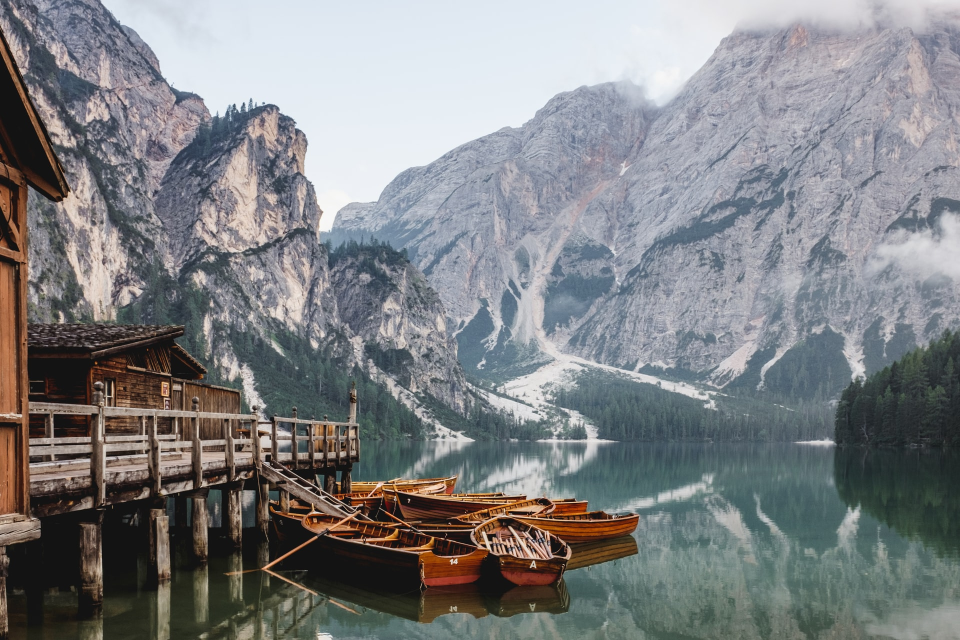
#> input picture test/Esonero2/compilato/216656/figure1.jpg, 1920 x 1280 px (shown at 1/2 size)
$ jupyter execute --allow-errors esonero2.ipynb
#> lines starting #> are read from the running program, lines starting #| are printed output that depends on the picture
### test/Esonero2/compilato/216656/utils.py
import os
import numpy as np
import matplotlib
import matplotlib.pyplot as plt
import matplotlib.colors as colors
from matplotlib import image as mp_image
from matplotlib.colors import ListedColormap, LinearSegmentedColormap
from matplotlib import cm
from scipy.ndimage import convolve, correlate, filters
from scipy import misc, ndimage


img_src = './data/'


# [5 lines left out: function img_show, not called in this run]


def img_info(image):
    print(image.shape, image.dtype, type(image))


def get_contrast(img):
    return np.max(img * 255) - np.min(img * 255)


# [4 lines left out: function base_stats, not called in this run]


def rgb2gray(rgb):
    return np.dot(rgb[..., :3], [0.2989, 0.5870, 0.1140])


def normalize(img):
    return (img - np.min(img)) / (np.max(img) - np.min(img))

### test/Esonero2/compilato/216656/esonero2.ipynb
# Esonero 2 - 17 Maggio 2021

Completare i seguenti esercizi tramite uno o più blocchi di codice descrivendo le operazioni effettuate

# Esercizio 1

Data la seguente immagine, costruire la feature pyramid di gaussiane e descrivere il procedimento

[cell 1]
from utils import *
import numpy.linalg as LA
from PIL import Image

imageFull= Image.open('figure1.jpg')
#> imageFull is the input picture: PIL image 1920x1280 RGB; mean R, G, B 127.6, 129.3, 131.4

#> (the rest of this cell did not finish here and is left out)

# Esercizio 2

Data la seguente sequenza di tensori e la funzione *f*, calcolare il gradiente per i tensori a,b,c,d,e,y.

Descrivere come viene costruito il grafo di computazione mostrando quali operazioni vengono effettuate, cioè calcolando le derivate parziali in maniera esplicita.

$
y = f(a,b,c,d,e) = \sum \frac {a^2 + \exp(b^2) * \sin (c*d)} {3e + 1}
$

*non sono necessarie librerie esterne*

#> (a cell that did not finish here is left out)

# Esercizio 3

Dati due batch A e B, mostrare gli effetti della BN.

Suggerimento: calcolare gli istogrammi di A e B

# Esercizio 4

Dato il seguente frammento di codice

#> (a cell that did not finish here is left out)

Indicare giustificando la risposta qual'è il risultato per un'immagine 1x3x400x400 illustrandolo con un esempio.

#> (a cell that did not finish here is left out)

# Esercizio 5

Adattare/semplificare la rete VGG affinché gestisca un input di immagini 400x400

# Esercizio 6

Data la seguente immagine, calcolare la IoU tra i due box mostrati in figura.
Descrivere tutte le operazioni effettuate

[cell 5]
import numpy as np
import matplotlib.pyplot as plt
from matplotlib import image as mp_image
import matplotlib.patches as patches

def plot_bbox(image_np, bbox_list):
    fig, ax = plt.subplots(1)
    fig.set_size_inches(8, 8)

    ax.imshow(image_np)

    for bbox_idx in range(bbox_list.shape[0]):
        x1, y1, x2, y2 = bbox_list[bbox_idx, :].tolist()

        w = x2 - x1
        h = y2 - y1

        rect = patches.Rectangle((x1, y1), w, h,
                                 linewidth=1,
                                 edgecolor='r',
                                 facecolor='none')

        ax.add_patch(rect)

    plt.show();

imageBB1 = mp_image.imread('figure2.jpg')
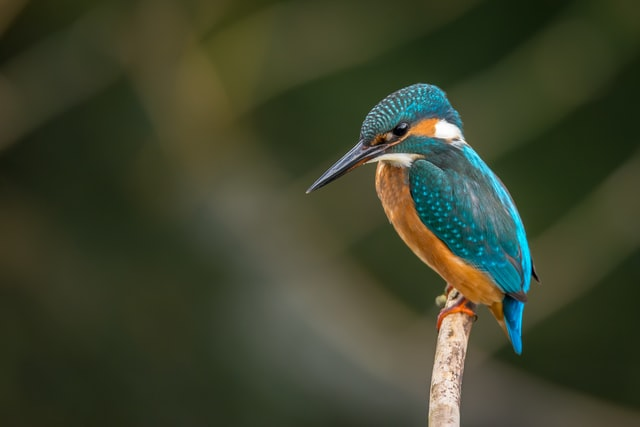
#> input picture test/Esonero2/compilato/216656/figure2.jpg, 640 x 427 px
#> imageBB1 is the input picture: shape (427, 640, 3); mean R, G, B 61.4, 67.3, 44.9

bb1 = [297, 79, 540, 354]
bb2 = [325, 59, 600, 325]

plot_bbox(imageBB1, np.array([bb1, bb2]))
#> the loop in plot_bbox, `for bbox_idx in range(bbox_list.shape[0]):` made 2 passes
#> (x1, y1, x2, y2, w, h) on passes 1 to 2: (297, 79, 540, 354, 243, 275), (325, 59, 600, 325, 275, 266)
#> in plot_bbox, `plt.show();`:
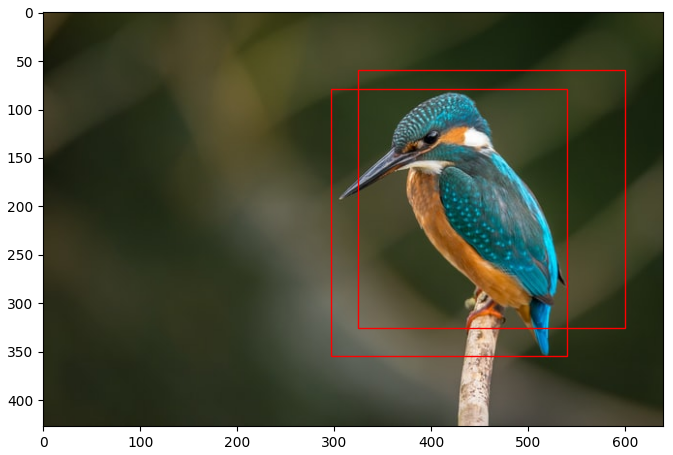
#> figure drawn by matplotlib, 1 panel
